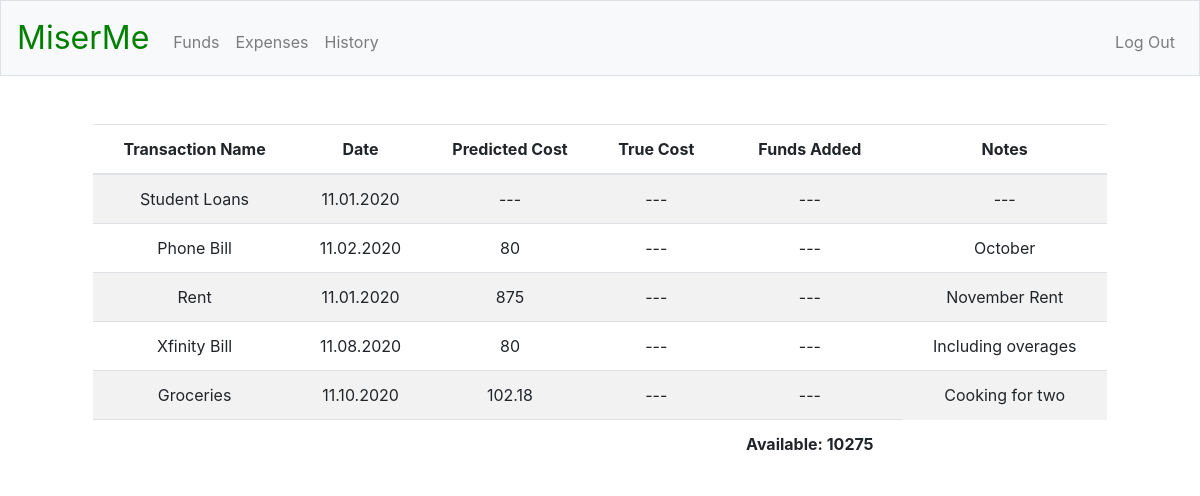
The app's page / (signed in) with its own data.
### tables this page shows
CREATE TABLE finances (
funds_id INTEGER PRIMARY KEY AUTOINCREMENT NOT NULL,
user_id INTEGER NOT NULL,
txn_name TEXT DEFAULT "---" NOT NULL,
date TEXT DEFAULT "---" NOT NULL,
predicted_cost NUMERIC DEFAULT "---" NOT NULL,
true_cost NUMERIC DEFAULT "---" NOT NULL,
funds_added NUMERIC DEFAULT "---" NOT NULL,
notes VARCHAR(255) DEFAULT "---" NOT NULL,
FOREIGN KEY(user_id) REFERENCES registrants(id));

CREATE TABLE 'registrants' (
'id' INTEGER PRIMARY KEY AUTOINCREMENT NOT NULL,
'username' TEXT NOT NULL,
'password' TEXT NOT NULL,
'funds' NUMERIC NOT NULL);

### app.py (the view)
@app.route("/")
@login_required
def index():
    c.execute("SELECT txn_name, date, predicted_cost, true_cost, funds_added, notes FROM finances WHERE user_id = :user_id", {"user_id": session["user_id"]})
    rows = c.fetchall()
    funds_snapshot = []
    budget = 0
    for row in rows:
        funds_snapshot.append({
            "name": row[0],
            "date": row[1],
            "predict": row[2],
            "true": row[3],
            "added": row[4],
            "notes": row[5]
        })
    c.execute("SELECT funds FROM registrants WHERE id = :user_id", {"user_id": session["user_id"]})
    rows = c.fetchall()
    current_funds = rows[0][0]
    budget += current_funds
    return render_template("index.html", funds_snapshot=funds_snapshot, current_funds=current_funds, budget=budget)

### helpers.py (called while the page is built)
def login_required(f):
    @wraps(f)
    def decorated_functions(*args, **kwargs):
        if session.get("user_id") is None:
            return redirect("/login")
        return f(*args, **kwargs)
    return decorated_functions

### templates/index.html (shortened to what this page needs)
{% extends "layout.html" %}
{% block main %}
<div class="col-12">
    <table class="table table-striped">
        <thead>
            <tr>
                <th>Transaction Name</th>
                <th>Date</th>
                <th>Predicted Cost</th>
                <th>True Cost</th>
                <th>Funds Added</th>
                <th>Notes</th>
            </tr>
        </thead>
        <tbody>
            {% for i in funds_snapshot %}
            <tr>
                <td>{{ i["name"] }}</td>
                <td>{{ i["date"] }}</td>
                <td>{{ i["predict"] }}</td>
                <td>{{ i["true"] }}</td>
                <td>{{ i["added"] }}</td>
                <td>{{ i["notes"] }}</td>
            </tr>
            {% endfor %}
        </tbody>
        <tfoot>
            <tr>
                <td colspan="4"></td>
                <td style="font-weight:bold;">Available: {{ current_funds }}</td>
            </tr>
        </tfoot>
    </table>
</div>
{% endblock %}

### records on screen
finances: name "Student Loans", date "11.01.2020", predict "---", true "---", added "---", notes "---"
finances: name "Phone Bill", date "11.02.2020", predict "80", true "---", added "---", notes "October"
finances: name "Rent", date "11.01.2020", predict "875", true "---", added "---", notes "November Rent"
finances: name "Xfinity Bill", date "11.08.2020", predict "80", true "---", added "---", notes "Including overages"
finances: name "Groceries", date "11.10.2020", predict "102.18", true "---", added "---", notes "Cooking for two"
registrants: funds "10275"
